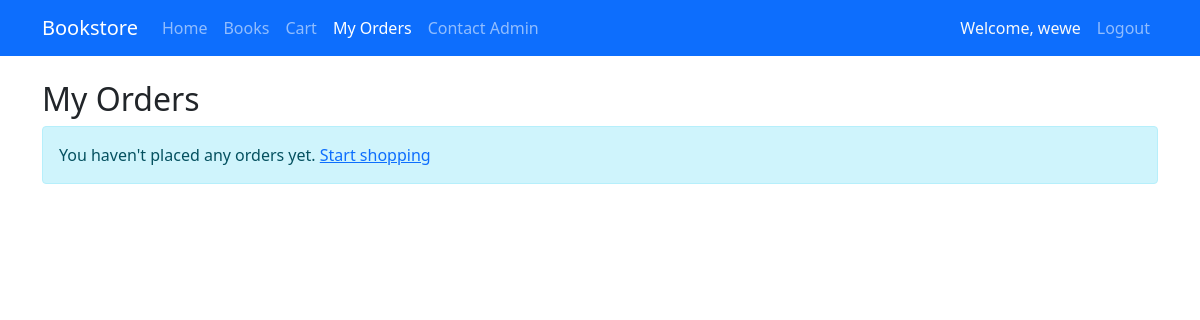
The page /user/orders.php (signed in) on the database as committed earlier.
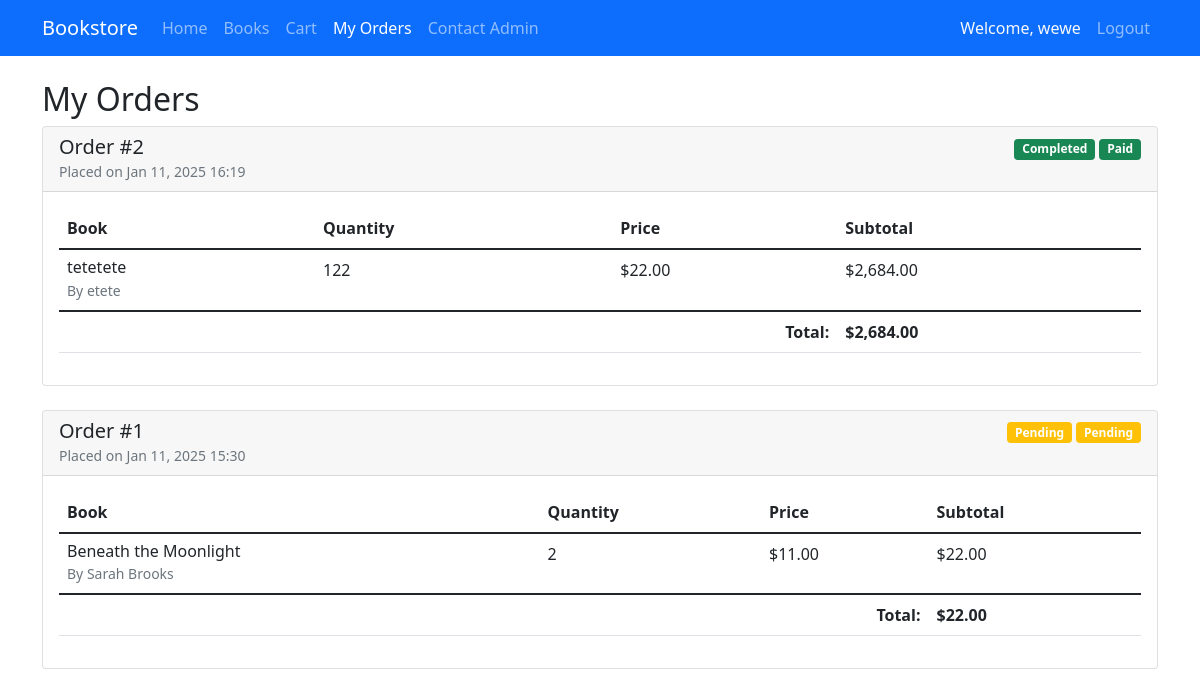
The same page on the database as committed later.
### tables this page shows
CREATE TABLE `order_details` (
  `order_detail_id` int(11) NOT NULL,
  `order_id` int(11) NOT NULL,
  `book_id` int(11) NOT NULL,
  `quantity` int(11) NOT NULL,
  `unit_price` decimal(10,2) NOT NULL,
  `subtotal` decimal(10,2) NOT NULL
);

CREATE TABLE `orders` (
  `order_id` int(11) NOT NULL,
  `user_id` int(11) NOT NULL,
  `order_date` timestamp NOT NULL DEFAULT current_timestamp(),
  `order_status` enum('pending','processing','completed','cancelled') NOT NULL DEFAULT 'pending',
  `total_amount` decimal(10,2) NOT NULL DEFAULT 0.00,
  `shipping_address` text DEFAULT NULL,
  `payment_status` enum('pending','paid','failed') NOT NULL DEFAULT 'pending',
  `payment_method` varchar(50) DEFAULT NULL
);

CREATE TABLE `books` (
  `book_id` int(11) NOT NULL,
  `category_id` int(11) DEFAULT NULL,
  `title` varchar(255) NOT NULL,
  `author` varchar(255) NOT NULL,
  `description` text DEFAULT NULL,
  `price` decimal(10,2) NOT NULL,
  `stock_quantity` int(11) DEFAULT 0,
  `date_added` timestamp NOT NULL DEFAULT current_timestamp()
);

### user/orders.php (the view, shortened to what this page needs)
<?php
require_once '../auth/config.php';
$stmt = $conn->prepare("
    SELECT o.*, od.quantity, od.unit_price, od.subtotal, b.title, b.author
    FROM orders o
    JOIN order_details od ON o.order_id = od.order_id
    JOIN Books b ON od.book_id = b.book_id
    WHERE o.user_id = ?
    ORDER BY o.order_date DESC
");
$stmt->bind_param("i", $_SESSION['user_id']);
$stmt->execute();
$order_details = $stmt->get_result();
$orders = [];
while ($row = $order_details->fetch_assoc()) {
    if (!isset($orders[$row['order_id']])) {
        $orders[$row['order_id']] = [
            'order_id' => $row['order_id'],
            'order_date' => $row['order_date'],
            'order_status' => $row['order_status'],
            'payment_status' => $row['payment_status'],
            'total_amount' => $row['total_amount'],
            'items' => []
        ];
    }
    $orders[$row['order_id']]['items'][] = [
        'title' => $row['title'],
        'author' => $row['author'],
        'quantity' => $row['quantity'],
        'unit_price' => $row['unit_price'],
        'subtotal' => $row['subtotal']
    ];
}
?>
<!DOCTYPE html>
<html lang="en">
<head>
    <link href="https://cdn.jsdelivr.net/npm/bootstrap@5.1.3/dist/css/bootstrap.min.css" rel="stylesheet">
</head>
<body>
    <?php include 'user_navbar.php'; ?>
    <div class="container mt-4">
        <h2>My Orders</h2>
        <?php if (empty($orders)): ?>
            <div class="alert alert-info">You haven't placed any orders yet. <a href="books.php">Start shopping</a></div>
        <?php else: ?>
            <?php foreach ($orders as $order): ?>
                <div class="card mb-4">
                    <div class="card-header">
                        <div class="row">
                            <div class="col">
                                <h5 class="mb-0">Order #<?php echo $order['order_id']; ?></h5>
                                <small class="text-muted">Placed on <?php echo date('M d, Y H:i', strtotime($order['order_date'])); ?></small>
                            </div>
                            <div class="col text-end">
                                <span class="badge bg-<?php echo $order['order_status'] == 'completed' ? 'success' : ($order['order_status'] == 'cancelled' ? 'danger' : 'warning'); ?>">
                                    <?php echo ucfirst($order['order_status']); ?>
                                </span>
                                <span class="badge bg-<?php echo $order['payment_status'] == 'paid' ? 'success' : ($order['payment_status'] == 'failed' ? 'danger' : 'warning'); ?>">
                                    <?php echo ucfirst($order['payment_status']); ?>
                                </span>
                            </div>
                        </div>
                    </div>
                    <div class="card-body">
                        <div class="table-responsive">
                            <table class="table">
                                <thead>
                                    <tr>
                                        <th>Book</th>
                                        <th>Quantity</th>
                                        <th>Price</th>
                                        <th>Subtotal</th>
                                    </tr>
                                </thead>
                                <tbody>
                                    <?php foreach ($order['items'] as $item): ?>
                                    <tr>
                                        <td>
                                            <h6 class="mb-0"><?php echo htmlspecialchars($item['title']); ?></h6>
                                            <small class="text-muted">By <?php echo htmlspecialchars($item['author']); ?></small>
                                        </td>
                                        <td><?php echo $item['quantity']; ?></td>
                                        <td>$<?php echo number_format($item['unit_price'], 2); ?></td>
                                        <td>$<?php echo number_format($item['subtotal'], 2); ?></td>
                                    </tr>
                                    <?php endforeach; ?>
                                </tbody>
                                <tfoot>
                                    <tr>
                                        <td colspan="3" class="text-end"><strong>Total:</strong></td>
                                        <td><strong>$<?php echo number_format($order['total_amount'], 2); ?></strong></td>
                                    </tr>
                                </tfoot>
                            </table>
                        </div>
                    </div>
                </div>
            <?php endforeach; ?>
        <?php endif; ?>
    </div>
</body>
</html>

### user/user_navbar.php (shortened to what this page needs)
<nav class="navbar navbar-expand-lg navbar-dark bg-primary">
    <div class="container">
        <a class="navbar-brand" href="dashboard.php">Bookstore</a>
        <div class="collapse navbar-collapse" id="navbarNav">
            <ul class="navbar-nav me-auto">
                <li class="nav-item">
                    <a class="nav-link <?php echo basename($_SERVER['PHP_SELF']) == 'dashboard.php' ? 'active' : ''; ?>" href="dashboard.php">Home</a>
                </li>
                <li class="nav-item">
                    <a class="nav-link <?php echo basename($_SERVER['PHP_SELF']) == 'books.php' ? 'active' : ''; ?>" href="books.php">Books</a>
                </li>
                <li class="nav-item">
                    <a class="nav-link <?php echo basename($_SERVER['PHP_SELF']) == 'cart.php' ? 'active' : ''; ?>" href="cart.php">Cart</a>
                </li>
                <li class="nav-item">
                    <a class="nav-link <?php echo basename($_SERVER['PHP_SELF']) == 'orders.php' ? 'active' : ''; ?>" href="orders.php">My Orders</a>
                </li>
                <li class="nav-item">
                    <a class="nav-link <?php echo basename($_SERVER['PHP_SELF']) == 'contact.php' ? 'active' : ''; ?>" href="contact.php">Contact Admin</a>
                </li>
            </ul>
            <div class="navbar-nav">
                <span class="nav-item nav-link text-light">Welcome, <?php echo htmlspecialchars($_SESSION['username']); ?></span>
                <a class="nav-link" href="../auth/logout.php">Logout</a>
            </div>
        </div>
    </div>
</nav>

Rows that differ between the two databases and show on the page:
added order_details: order.order_id "2", order.order_date "Jan 11, 2025 16:19", order.order_status "Completed", order.payment_status "Paid", book.title "tetetete", book.author "etete", quantity "122", unit_price "22.00", subtotal "2,684.00", order.total_amount "2,684.00"
added order_details: order.order_id "1", order.order_date "Jan 11, 2025 15:30", order.order_status "Pending", order.payment_status "Pending", book.title "Beneath the Moonlight", book.author "Sarah Brooks", quantity "2", unit_price "11.00", subtotal "22.00", order.total_amount "22.00"
Other text that changed with them:
text no longer shown: "You haven't placed any orders yet. Start shopping"
